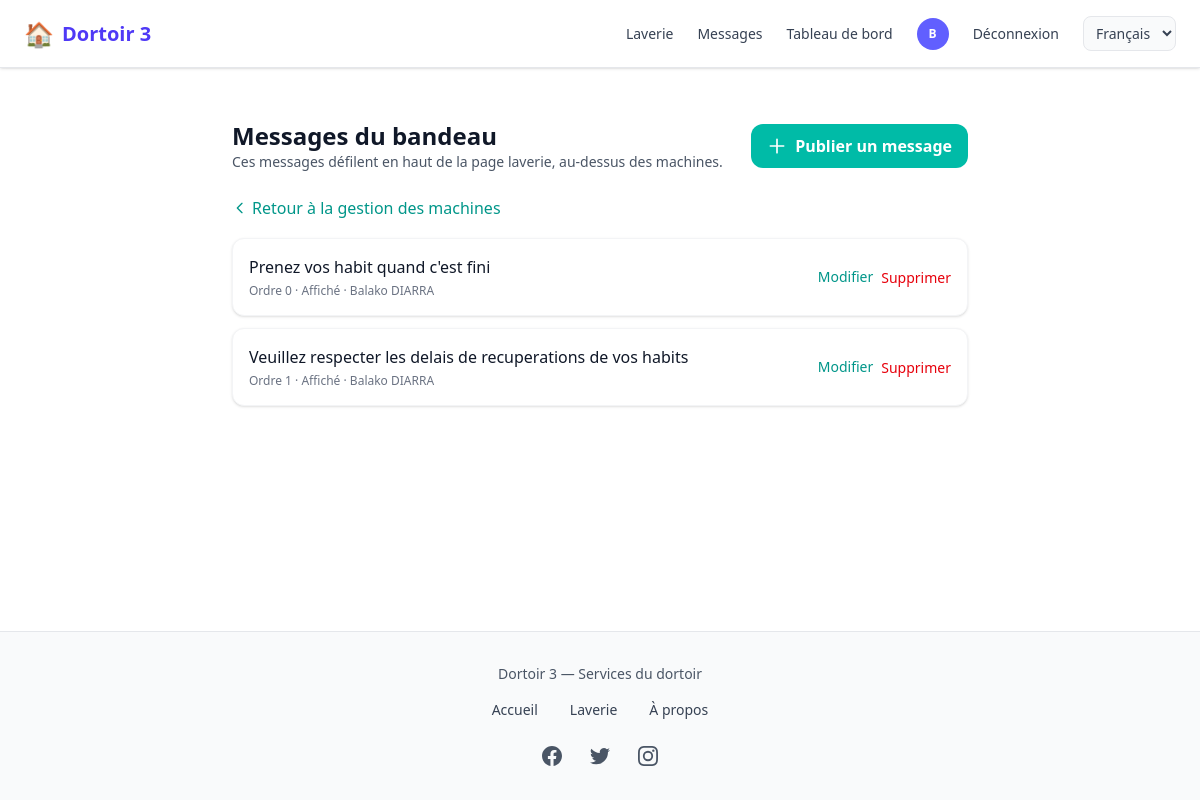
Screenshot of /laverie/agent/messages/ (signed in) with the database file from the repository.
### comptes/models.py (models this page shows, shortened)
class CustomUser(AbstractUser):
    USER_TYPES = (
        ('ADMIN', 'Administrateur'),
        ('client', 'Client'),
        ('vendeur', 'Vendeur'),
        ('coursier', 'Coursier'),
    )
    user_type = models.CharField(max_length=22, choices=USER_TYPES, default="client")
    email = models.EmailField('Adresse email', unique=True,max_length=50)
    telephone = models.CharField(max_length=20, unique=True, blank=True)
    photo = models.ImageField(upload_to=user_photo_upload_to, null=True, blank=True)
    is_premium = models.BooleanField(default=False)
    GENRE = (('masculin', 'Masculin'), ('feminin', 'Féminin'))
    genre = models.CharField(max_length=22, choices=GENRE, null=True, blank=True)
    date_inscription = models.DateField(auto_now_add=True)
    latitude = models.DecimalField(max_digits=9, decimal_places=6, blank=True, null=True)
    longitude = models.DecimalField(max_digits=9, decimal_places=6, blank=True, null=True)
    last_activity = models.DateTimeField(null=True, blank=True, verbose_name="Dernière activité")
    REQUIRED_FIELDS = ['email', 'user_type']

### laverie/models.py (models this page shows, shortened)
class MessageLaverie(models.Model):
    texte = models.CharField(max_length=500, help_text="Message affiché aux utilisateurs")
    ordre = models.PositiveSmallIntegerField(default=0, help_text="Ordre d'affichage (plus petit = en premier)")
    active = models.BooleanField(default=True)
    date_creation = models.DateTimeField(auto_now_add=True)
    auteur = models.ForeignKey(
        settings.AUTH_USER_MODEL,
        on_delete=models.SET_NULL,
        null=True,
        blank=True,
        related_name='messages_laverie',
    )
    class Meta:
        ordering = ['ordre', '-date_creation']
        verbose_name = 'Message laverie'
        verbose_name_plural = 'Messages laverie'

### laverie/views.py (the view)
# urls.py: path('agent/messages/', views.agent_messages, name='agent_messages'),
@login_required
def agent_messages(request):
    if not is_agent(request.user):
        messages.error(request, 'Accès réservé aux agents.')
        return redirect('laverie:accueil')
    annonces = MessageLaverie.objects.all().order_by('ordre', '-date_creation')
    return render(request, 'laverie/agent/messages.html', {'annonces': annonces})

### comptes/context_processors.py (called while the page is built)
def notifications_context(request):
    context = {
        'pending_orders_count': 0,
        'packaged_orders_count': 0,
        'unread_messages_count': 0,
    }
    if request.user.is_authenticated:
        from chat.models import Message, Conversation
        conversations = Conversation.objects.filter(
            Q(participant1=request.user) | Q(participant2=request.user)
        )
        context['unread_messages_count'] = Message.objects.filter(
            Q(conversation__in=conversations) & ~Q(sender=request.user),
            lu=False
        ).count()
    return context

### laverie/models.py (called while the page is built)
    @classmethod
    def marquer_tickets_termines(cls):
        from django.utils import timezone
        now = timezone.now()
        return cls.objects.filter(
            statut__in=('reserve', 'en_cours'),
            fin__lt=now,
        ).update(statut='termine')

    @classmethod
    def marquer_tickets_en_cours(cls):
        from django.utils import timezone
        now = timezone.now()
        return cls.objects.filter(
            statut='reserve',
            debut__lte=now,
            fin__gte=now,
        ).update(statut='en_cours')

### laverie/views.py (called while the page is built)
def is_agent(user):
    return user.is_authenticated and user.user_type == 'ADMIN'

### templates/laverie/agent/messages.html (shortened to what this page needs)
{% extends 'home.html' %}
{% load static %}
{% block contenu %}
<div class="max-w-3xl mx-auto py-4 sm:py-6 px-3 sm:px-4">
    <div class="flex flex-col sm:flex-row justify-between items-start sm:items-center gap-3 mb-6">
        <div>
            <h1 class="text-xl sm:text-2xl font-bold text-gray-900">Messages du bandeau</h1>
            <p class="text-gray-600 text-sm">Ces messages défilent en haut de la page laverie, au-dessus des machines.</p>
        </div>
        <a href="{% url 'laverie:agent_message_ajout' %}" class="bg-teal-500 hover:bg-teal-600 text-white px-4 py-2.5 rounded-xl font-semibold transition inline-flex items-center gap-2">
            <svg class="w-5 h-5" fill="none" stroke="currentColor" viewBox="0 0 24 24"><path stroke-linecap="round" stroke-linejoin="round" stroke-width="2" d="M12 4v16m8-8H4"/></svg>
            Publier un message
        </a>
    </div>
    <div class="mb-4">
        <a href="{% url 'laverie:agent_machines' %}" class="text-teal-600 hover:text-teal-700 font-medium inline-flex items-center gap-1">
            <svg class="w-4 h-4" fill="none" stroke="currentColor" viewBox="0 0 24 24"><path stroke-linecap="round" stroke-linejoin="round" stroke-width="2" d="M15 19l-7-7 7-7"/></svg>
            Retour à la gestion des machines
        </a>
    </div>
    {% if annonces %}
    <div class="space-y-3">
        {% for msg in annonces %}
        <div class="bg-white rounded-xl shadow border border-gray-100 p-4 flex flex-wrap items-center justify-between gap-3">
            <div class="flex-1 min-w-0">
                <p class="font-medium text-gray-900">{{ msg.texte }}</p>
                <p class="text-xs text-gray-500 mt-1">Ordre {{ msg.ordre }} · {{ msg.active|yesno:"Affiché,Masqué" }}{% if msg.auteur %} · {{ msg.auteur.get_full_name|default:msg.auteur.email }}{% endif %}</p>
            </div>
            <div class="flex items-center gap-2">
                <a href="{% url 'laverie:agent_message_modifier' msg.pk %}" class="text-teal-600 hover:text-teal-700 text-sm font-medium">Modifier</a>
                <form action="{% url 'laverie:agent_message_supprimer' msg.pk %}" method="post" onsubmit="return confirm('Supprimer ce message ?');" class="inline">
                    <button type="submit" class="text-red-600 hover:text-red-700 text-sm font-medium">Supprimer</button>
                </form>
            </div>
        </div>
        {% endfor %}
    </div>
    {% else %}
    <p class="text-gray-500 bg-gray-50 rounded-xl p-6 text-center">Aucun message. Publiez-en un pour qu'il défile en haut de la page laverie.</p>
    {% endif %}
</div>
{% endblock %}

### templates/nav_footer/nav.html (shortened to what this page needs)
{% load static %}
{% load i18n %}
<nav class="hidden md:flex fixed top-0 left-0 w-full z-50 bg-white border-b border-gray-200 shadow-sm">
  <div class="flex items-center justify-between w-full max-w-7xl mx-auto px-6 py-4">
    <a href="{% url 'home' %}"
       class="flex items-center space-x-2 text-indigo-600 text-xl font-semibold hover:opacity-90 transition">
      <span class="text-2xl">🏠</span>
      <span>{% trans "Dortoir 3" %}</span>
    </a>
    <div class="flex items-center space-x-6 text-sm font-medium">
      <a href="{% url 'laverie:accueil' %}"
         class="text-gray-700 hover:text-indigo-500 transition">
        {% trans "Laverie" %}
      </a>
      {% if user.is_authenticated %}
        <a href="{% url 'chat:mes_conversations' %}"
           class="relative text-gray-700 hover:text-indigo-500 transition">
          {% trans "Messages" %}
        </a>
        {% if user.user_type == 'ADMIN' %}
          <a href="{% url 'dashboard' %}"
             class="text-gray-700 hover:text-indigo-500 transition">
            {% trans "Dashboard" %}
          </a>
        {% endif %}
        <a href="{% url 'profile' %}" class="flex items-center">
          {% if user.photo %}
            <img src="{{ user.photo.url }}"
                 class="w-8 h-8 rounded-full object-cover border">
          {% else %}
            <div class="w-8 h-8 rounded-full bg-indigo-500 flex items-center justify-center text-white text-xs font-bold">
              {{ user.first_name|first|default:user.email|first|upper }}
            </div>
          {% endif %}
        </a>
        <a href="{% url 'logout' %}"
           class="text-gray-700 hover:text-red-500 transition">
          {% trans "Log out" %}
        </a>
      {% else %}
        <a href="{% url 'login' %}"
           class="text-gray-700 hover:text-indigo-500 transition">
          {% trans "Log in" %}
        </a>
      {% endif %}
      <form action="{% url 'set_language' %}" method="post" class="inline" id="lang-form-desktop">
        <select name="language" onchange="this.form.submit()" class="text-sm border border-gray-200 rounded-lg px-2 py-1.5 bg-gray-50 text-gray-700 cursor-pointer">
          {% get_current_language as CURRENT_LANG %}
          {% for code, name in LANGUAGES %}
          <option value="{{ code }}" {% if code == CURRENT_LANG %}selected{% endif %}>{{ name }}</option>
          {% endfor %}
        </select>
      </form>
    </div>
  </div>
</nav>
            {% get_current_language as CURRENT_LANG %}

### rows the page displays
CustomUser: first_name|first "B"
MessageLaverie: texte "Prenez vos habit quand c'est fini", ordre "0", active "Affiché", auteur.get_full_name "Balako DIARRA"
MessageLaverie: texte "Veuillez respecter les delais de recuperations de vos habits", ordre "1", active "Affiché", auteur.get_full_name "Balako DIARRA"

### other values shown
form field language "Français"
